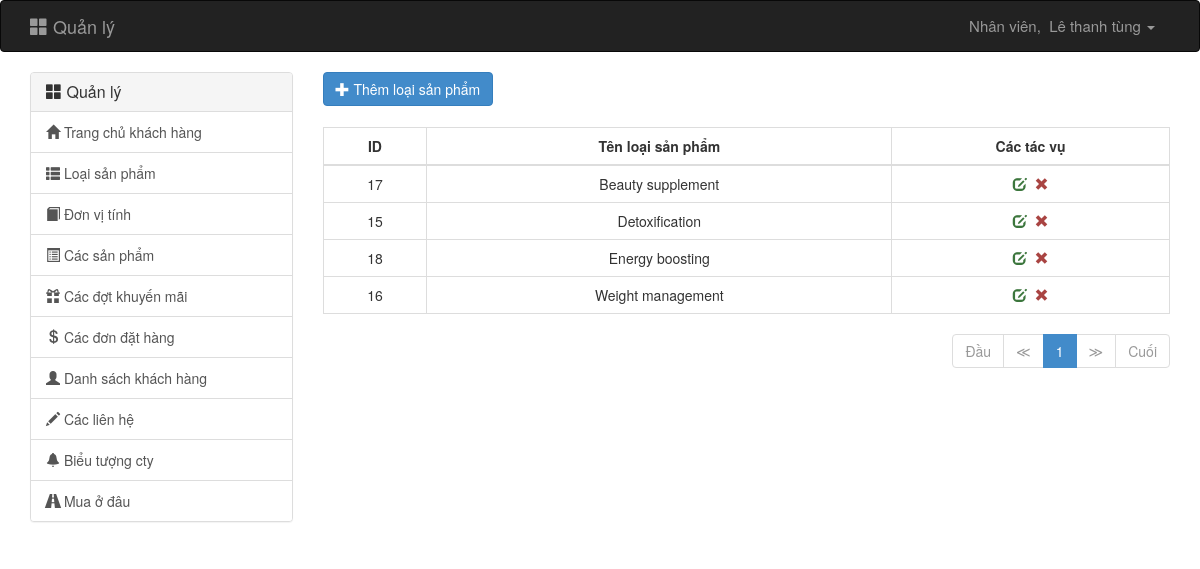
Page /admin.php?controller=category (signed in) on the committed database.
### tables this page shows
CREATE TABLE IF NOT EXISTS `category` (
  `ID` int(11) NOT NULL AUTO_INCREMENT,
  `NAME_CAT` varchar(100) NOT NULL,
  PRIMARY KEY (`ID`),
  UNIQUE KEY `CATEGORY_NAME_CAT_UNIQUE` (`NAME_CAT`)
);

### backend/controllers/category/index.php (called while the page is built, shortened)
<?php
if (isset($_GET['page']))
    $page = intval($_GET['page']);
else
    $page = 1;
$page = ($page > 0) ? $page : 1;
$limit = 10;
$offset = ($page - 1) * $limit;
$options = array(
    'limit' => $limit,
    'offset' => $offset,
    'order_by' => 'name_cat ASC'
);
$url = 'admin.php?controller=category';
$total_rows = get_total('category', $options);
$total = ceil($total_rows / $limit);
$categories = get_all('category', $options);
$pagination = pagination($url, $page, $total);
require('backend/views/category/index.php');

### backend/models/model.php (called while the page is built, shortened)
<?php
function get_all($table, $options = array()) {
    $select = isset($options['select']) ? $options['select'] : '*';
    $where = isset($options['where']) ? 'WHERE ' . $options['where'] : '';
    $order_by = isset($options['order_by']) ? 'ORDER BY ' . $options['order_by'] : '';
    $limit = isset($options['offset']) && isset($options['limit']) ? 'LIMIT ' . $options['offset'] . ',' . $options['limit'] : '';
    $sql = "SELECT $select FROM `$table` $where $order_by $limit";
    $query = mysql_query($sql) or die(mysql_error());
    $data = array();
    if (mysql_num_rows($query) > 0) {
        while ($row = mysql_fetch_assoc($query)) {
            $data[] = $row;
        }
    }
    return $data;
}
function get_total($table, $options = array()) {
    $where = isset($options['where']) ? 'WHERE ' . $options['where'] : '';
    $sql = "SELECT COUNT(*) as total FROM `$table` $where";
    $query = mysql_query($sql) or die(mysql_error());
    $row = mysql_fetch_assoc($query);
    return $row['total'];
}

### backend/views/category/table.php (the view, shortened to what this page needs)
<form id="category_form" method="post" action="admin.php?controller=category" role="form">
    <div class="col-xs-12">
        <div class="form-group pull-left">
            <a href="admin.php?controller=category&amp;action=edit" class="btn btn-primary pull-right"><i class="glyphicon glyphicon-plus"></i>&nbsp;<?= CATEGORY_TABLE_BUTTON_ADD ?></a>
            <br/>
            <br/>
        </div>
        <table class="table table-bordered table-hover">
            <thead>
                <tr>
                    <th><?= CATEGORY_TABLE_ID ?></th>
                    <th><?= CATEGORY_TABLE_NAME ?></th>
                    <th><?= CATEGORY_TABLE_TASK ?></th>
                </tr>
            </thead>
            <tbody>
                <?php foreach ($categories as $category): ?>
                    <tr>
                        <td><?= $category['ID']; ?></td>
                        <td><?= $category['NAME_CAT']; ?></td>
                        <td>
                            <a href="admin.php?controller=category&amp;action=edit&amp;cid=<?php echo $category['ID']; ?>" class="text-success" title="edit category"><i class="glyphicon glyphicon-edit"></i></a>&nbsp;
                            <a href="#" onclick="if (confirm('<?= CATEGORY_TABLE_CONFIRM_DELETE ?>')) {
                                            location.href = 'admin.php?controller=category&amp;action=delete&amp;cid=<?php echo $category['ID']; ?>';
                                            return true;
                                        } else {
                                            return false;
                                        }" class="text-danger" title="delete category"><i class="glyphicon glyphicon-remove"></i></a>
                        </td>
                    </tr>
                <?php endforeach; ?>
            </tbody>
        </table>
        <div class="text-right">
            <?php echo $pagination; ?>
        </div>
    </div>
</form>

### backend/views/category/table.php (style rules this page uses)
.table th, .table td { text-align: center; vertical-align: middle; width: auto; }

### rows in the picture
category: ID "17", NAME_CAT "Beauty supplement"
category: ID "15", NAME_CAT "Detoxification"
category: ID "18", NAME_CAT "Energy boosting"
category: ID "16", NAME_CAT "Weight management"

### other values in the picture
NAVBAR_HOME_TITLE_ "Quản lý"
NAVBAR_STAFF "Nhân viên"
$_SESSION['login'][3] "Lê thanh tùng"
SIDEBAR_MAIN_MENU "Quản lý"
SIDEBAR_MAIN_PAGE_MENU "Trang chủ khách hàng"
SIDEBAR_CATEGORIES_MENU "Loại sản phẩm"
SIDEBAR_UNITS_MENU "Đơn vị tính"
SIDEBAR_PRODUCTS_MENU "Các sản phẩm"
SIDEBAR_PROMOTIONS_MENU "Các đợt khuyến mãi"
SIDEBAR_ORDERS_MENU "Các đơn đặt hàng"
SIDEBAR_CUMSTOMERS_MENU "Danh sách khách hàng"
SIDEBAR_CONTACTS_MENU "Các liên hệ"
SIDEBAR_LOGO_MENU "Biểu tượng cty"
SIDEBAR_BRANCHES_MENU "Mua ở đâu"
CATEGORY_TABLE_BUTTON_ADD "Thêm loại sản phẩm"
